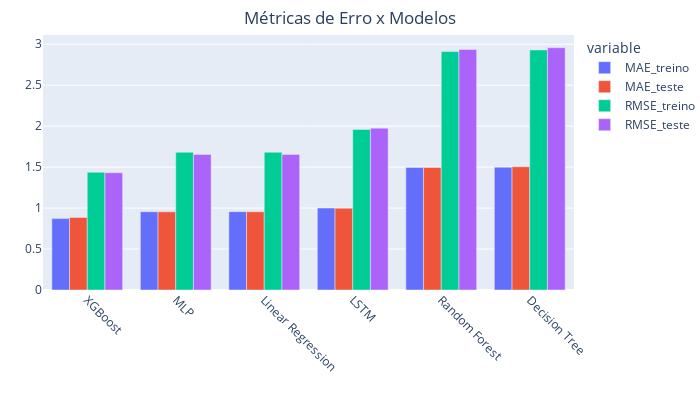

The notebook cell saved with this chart:
### Markdown cell above
Ao analisar as métricas MAE e RMSE dos modelos, tanto com os dados de treino quanto com os dados de teste, o modelo desenvolvido com o algoritmo XGBoost foi o que apresentou menores erros médios. Por isso foi o escolhido para resolver o problema em questão. 

O gráfico a seguir apresenta as métricas de erro de cada modelo.

### Code cell
grf_erro_modelos = px.bar(data_frame=df_modelos,
                          x=df_modelos.index, 
                          y=df_modelos.drop(['Parametros', 
                                             'R2_treino', 
                                             'R2_teste'
                                             ], axis=1
                                             ).columns,
                          barmode='group',
                          title= 'Métricas de Erro x Modelos',
                          width = 700,
                          height= 400,
                          )
grf_erro_modelos.update_layout(title_x = 0.5,
                               title_y = 0.97, 
                               xaxis_showgrid=False, 
                               xaxis_tickangle=45,
                               xaxis_title="",
                               yaxis_title="",
                               margin=dict(l=10, r=10, b=0, 
                                           t=35, pad=0)
                               )
grf_erro_modelos

### Figure 1 — Plotly figure (JSON) as saved in the notebook; plotly's stock layout.template omitted (floating-point values rounded to 4 significant figures)
{"data": [{"alignmentgroup": "True", "hovertemplate": "variable=MAE_treino<br>Algoritmo=%{x}<br>value=%{y}<extra></extra>", "legendgroup": "MAE_treino", "marker": {"color": "#636efa", "pattern": {"shape": ""}}, "name": "MAE_treino", "offsetgroup": "MAE_treino", "orientation": "v", "showlegend": true, "textposition": "auto", "type": "bar", "x": ["XGBoost", "MLP", "Linear Regression", "LSTM", "Random Forest", "Decision Tree"], "xaxis": "x", "y": [0.8714, 0.9551, 0.9565, 1.0, 1.495, 1.499], "yaxis": "y"}, {"alignmentgroup": "True", "hovertemplate": "variable=MAE_teste<br>Algoritmo=%{x}<br>value=%{y}<extra></extra>", "legendgroup": "MAE_teste", "marker": {"color": "#EF553B", "pattern": {"shape": ""}}, "name": "MAE_teste", "offsetgroup": "MAE_teste", "orientation": "v", "showlegend": true, "textposition": "auto", "type": "bar", "x": ["XGBoost", "MLP", "Linear Regression", "LSTM", "Random Forest", "Decision Tree"], "xaxis": "x", "y": [0.8851, 0.9541, 0.9556, 0.999, 1.496, 1.505], "yaxis": "y"}, {"alignmentgroup": "True", "hovertemplate": "variable=RMSE_treino<br>Algoritmo=%{x}<br>value=%{y}<extra></extra>", "legendgroup": "RMSE_treino", "marker": {"color": "#00cc96", "pattern": {"shape": ""}}, "name": "RMSE_treino", "offsetgroup": "RMSE_treino", "orientation": "v", "showlegend": true, "textposition": "auto", "type": "bar", "x": ["XGBoost", "MLP", "Linear Regression", "LSTM", "Random Forest", "Decision Tree"], "xaxis": "x", "y": [1.438, 1.682, 1.682, 1.96, 2.91, 2.93], "yaxis": "y"}, {"alignmentgroup": "True", "hovertemplate": "variable=RMSE_teste<br>Algoritmo=%{x}<br>value=%{y}<extra></extra>", "legendgroup": "RMSE_teste", "marker": {"color": "#ab63fa", "pattern": {"shape": ""}}, "name": "RMSE_teste", "offsetgroup": "RMSE_teste", "orientation": "v", "showlegend": true, "textposition": "auto", "type": "bar", "x": ["XGBoost", "MLP", "Linear Regression", "LSTM", "Random Forest", "Decision Tree"], "xaxis": "x", "y": [1.432, 1.655, 1.655, 1.976, 2.936, 2.957], "yaxis": "y"}], "layout": {"barmode": "group", "height": 400, "legend": {"title": {"text": "variable"}, "tracegroupgap": 0}, "margin": {"b": 0, "l": 10, "pad": 0, "r": 10, "t": 35}, "title": {"text": "Métricas de Erro x Modelos", "x": 0.5, "y": 0.97}, "width": 700, "xaxis": {"anchor": "y", "domain": [0, 1], "showgrid": false, "tickangle": 45, "title": {"text": ""}}, "yaxis": {"anchor": "x", "domain": [0, 1], "title": {"text": ""}}}}
